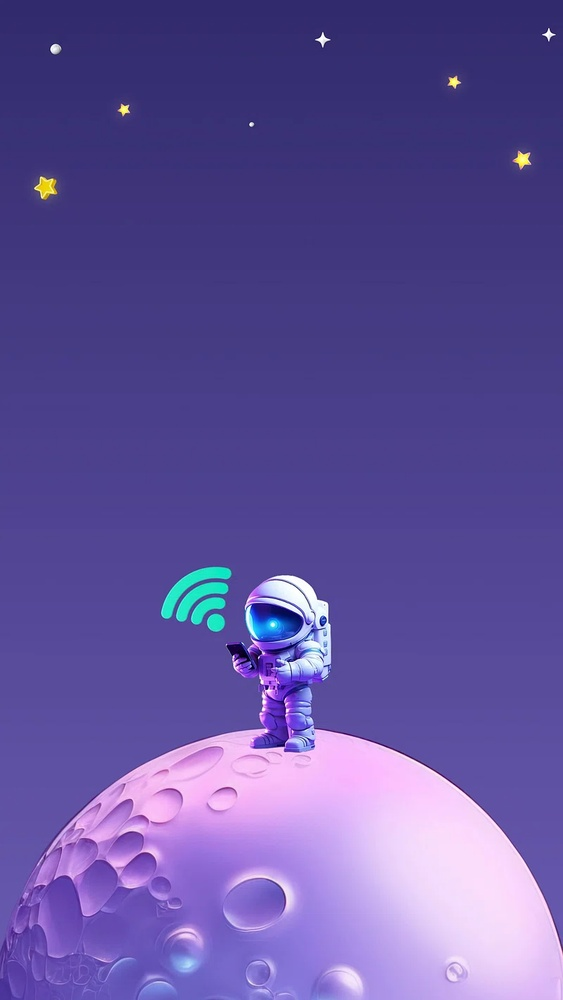
#> input picture world.jpg, 563 x 1000 px, shrunk from 800 x 1422 before the run, found by its file name
$ python 'Image Filtering.py'
#> lines starting #> are read from the running program, lines starting #| are printed output that depends on the picture
import numpy as np
import cv2 as cv
from matplotlib import pyplot as plt
import os

# Define the path to the image file
image_path = '/Users/kdmac/Downloads/world.jpg'

# Check if the file exists
if not os.path.exists(image_path):
    raise FileNotFoundError(f"File not found: {image_path}")

# Load the image
img = cv.imread(image_path)
#> img is the input picture: shape (1000, 563, 3); mean B, G, R 156.4, 82.7, 97.7
assert img is not None, "file could not be read, check with os.path.exists()"

# Create an averaging kernel
kernel = np.ones((5,5),np.float32)/25

# Apply the averaging filter
dst = cv.filter2D(img, -1, kernel)

# Display images using Matplotlib
plt.subplot(121), plt.imshow(cv.cvtColor(img, cv.COLOR_BGR2RGB)), plt.title('Original')
plt.xticks([]), plt.yticks([])
plt.subplot(122), plt.imshow(cv.cvtColor(dst, cv.COLOR_BGR2RGB)), plt.title('Averaging')
plt.xticks([]), plt.yticks([])
plt.show()
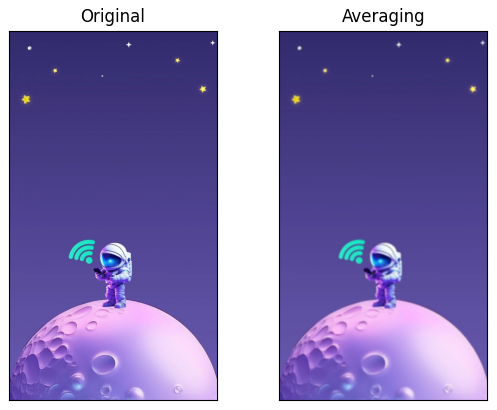
#> figure drawn by matplotlib, 2 panels
